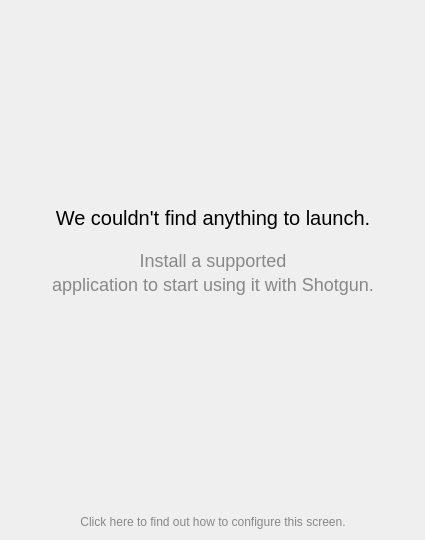
<?xml version="1.0" encoding="UTF-8"?>
<ui version="4.0">
 <class>InstallApps</class>
 <widget class="QWidget" name="InstallApps">
  <property name="geometry">
   <rect>
    <x>0</x>
    <y>0</y>
    <width>425</width>
    <height>540</height>
   </rect>
  </property>
  <property name="sizePolicy">
   <sizepolicy hsizetype="Expanding" vsizetype="Expanding">
    <horstretch>0</horstretch>
    <verstretch>0</verstretch>
   </sizepolicy>
  </property>
  <property name="windowTitle">
   <string>Form</string>
  </property>
  <layout class="QHBoxLayout" name="horizontalLayout">
   <item>
    <spacer name="horizontalSpacer">
     <property name="orientation">
      <enum>Qt::Horizontal</enum>
     </property>
     <property name="sizeHint" stdset="0">
      <size>
       <width>40</width>
       <height>20</height>
      </size>
     </property>
    </spacer>
   </item>
   <item>
    <layout class="QVBoxLayout" name="verticalLayout">
     <property name="spacing">
      <number>20</number>
     </property>
     <item>
      <spacer name="verticalSpacer">
       <property name="orientation">
        <enum>Qt::Vertical</enum>
       </property>
       <property name="sizeType">
        <enum>QSizePolicy::Expanding</enum>
       </property>
       <property name="sizeHint" stdset="0">
        <size>
         <width>20</width>
         <height>40</height>
        </size>
       </property>
      </spacer>
     </item>
     <item>
      <layout class="QVBoxLayout" name="icon_rows"/>
     </item>
     <item>
      <spacer name="verticalSpacer_3">
       <property name="orientation">
        <enum>Qt::Vertical</enum>
       </property>
       <property name="sizeType">
        <enum>QSizePolicy::Expanding</enum>
       </property>
       <property name="sizeHint" stdset="0">
        <size>
         <width>20</width>
         <height>40</height>
        </size>
       </property>
      </spacer>
     </item>
     <item>
      <widget class="QLabel" name="main_label">
       <property name="sizePolicy">
        <sizepolicy hsizetype="Preferred" vsizetype="Fixed">
         <horstretch>0</horstretch>
         <verstretch>0</verstretch>
        </sizepolicy>
       </property>
       <property name="styleSheet">
        <string notr="true">font-size: 20px;</string>
       </property>
       <property name="text">
        <string>We couldn't find anything to launch.</string>
       </property>
       <property name="alignment">
        <set>Qt::AlignCenter</set>
       </property>
      </widget>
     </item>
     <item>
      <layout class="QVBoxLayout" name="verticalLayout_2">
       <property name="spacing">
        <number>3</number>
       </property>
       <item>
        <widget class="QLabel" name="sub_label_1">
         <property name="sizePolicy">
          <sizepolicy hsizetype="Preferred" vsizetype="Fixed">
           <horstretch>0</horstretch>
           <verstretch>0</verstretch>
          </sizepolicy>
         </property>
         <property name="styleSheet">
          <string notr="true">font-size: 18px; color: #888888</string>
         </property>
         <property name="text">
          <string>Install a supported</string>
         </property>
         <property name="alignment">
          <set>Qt::AlignCenter</set>
         </property>
        </widget>
       </item>
       <item>
        <widget class="QLabel" name="sub_label_2">
         <property name="sizePolicy">
          <sizepolicy hsizetype="Preferred" vsizetype="Fixed">
           <horstretch>0</horstretch>
           <verstretch>0</verstretch>
          </sizepolicy>
         </property>
         <property name="styleSheet">
          <string notr="true">font-size: 18px; color: #888888</string>
         </property>
         <property name="text">
          <string>application to start using it with Shotgun.</string>
         </property>
         <property name="alignment">
          <set>Qt::AlignCenter</set>
         </property>
        </widget>
       </item>
      </layout>
     </item>
     <item>
      <spacer name="verticalSpacer_2">
       <property name="orientation">
        <enum>Qt::Vertical</enum>
       </property>
       <property name="sizeType">
        <enum>QSizePolicy::Expanding</enum>
       </property>
       <property name="sizeHint" stdset="0">
        <size>
         <width>20</width>
         <height>200</height>
        </size>
       </property>
      </spacer>
     </item>
     <item>
      <layout class="QVBoxLayout" name="verticalLayout_3">
       <item>
        <widget class="QLabel" name="link_label">
         <property name="sizePolicy">
          <sizepolicy hsizetype="Preferred" vsizetype="Fixed">
           <horstretch>0</horstretch>
           <verstretch>0</verstretch>
          </sizepolicy>
         </property>
         <property name="styleSheet">
          <string notr="true">color: #888888</string>
         </property>
         <property name="text">
          <string>Click here to find out how to configure this screen.</string>
         </property>
         <property name="alignment">
          <set>Qt::AlignCenter</set>
         </property>
        </widget>
       </item>
      </layout>
     </item>
    </layout>
   </item>
   <item>
    <spacer name="horizontalSpacer_2">
     <property name="orientation">
      <enum>Qt::Horizontal</enum>
     </property>
     <property name="sizeHint" stdset="0">
      <size>
       <width>40</width>
       <height>20</height>
      </size>
     </property>
    </spacer>
   </item>
  </layout>
 </widget>
 <resources>
  <include location="resources.qrc"/>
 </resources>
 <connections/>
</ui>
